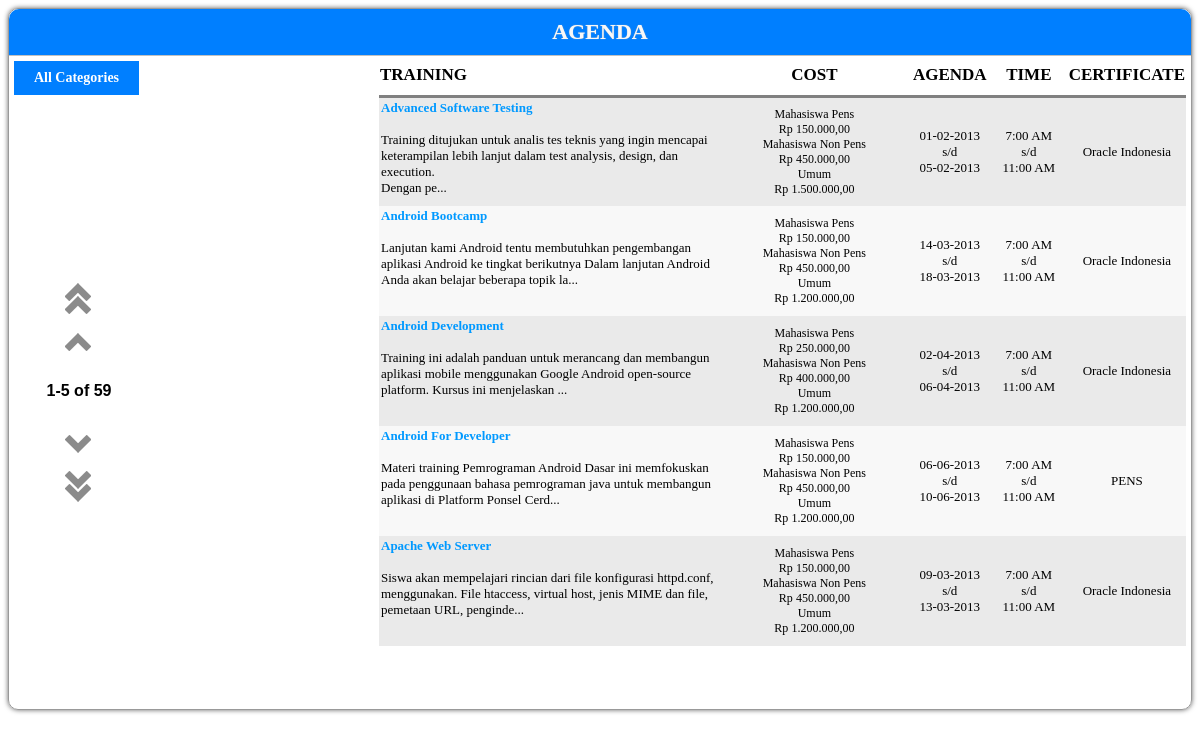
Page /pages/agenda.php on the committed database.
### tables this page shows
CREATE TABLE IF NOT EXISTS `tb_jadwal_training` (
  `id_jadwal_training` int(11) NOT NULL AUTO_INCREMENT,
  `id_details_pelatihan` int(11) NOT NULL,
  `id_judul` int(11) NOT NULL,
  `tgl1` varchar(20) NOT NULL,
  `tgl2` varchar(20) NOT NULL,
  `jam_mulai` varchar(25) NOT NULL,
  `jam_selesai` varchar(25) NOT NULL,
  `ket_sertifikat` text NOT NULL,
  PRIMARY KEY (`id_jadwal_training`)
);

CREATE TABLE IF NOT EXISTS `tb_judul` (
  `id_judul` int(11) NOT NULL AUTO_INCREMENT,
  `id_details_pelatihan` int(11) NOT NULL,
  `judul_training` varchar(50) NOT NULL,
  `durasi` varchar(50) NOT NULL,
  `jmlh_hari` varchar(100) NOT NULL,
  `peserta_min` int(200) NOT NULL,
  `ket` text NOT NULL,
  `syarat` text NOT NULL,
  PRIMARY KEY (`id_judul`)
);

CREATE TABLE IF NOT EXISTS `tb_judul_jenis_peserta` (
  `id_judul_jenis_peserta` int(11) NOT NULL AUTO_INCREMENT,
  `id_judul` int(11) NOT NULL,
  `id_jenis_peserta` int(11) NOT NULL,
  `biaya` int(11) NOT NULL,
  PRIMARY KEY (`id_judul_jenis_peserta`)
);

CREATE TABLE IF NOT EXISTS `tb_jenis_peserta` (
  `id_jenis_peserta` int(11) NOT NULL AUTO_INCREMENT,
  `jenis_peserta` varchar(30) NOT NULL,
  `ket` text NOT NULL,
  PRIMARY KEY (`id_jenis_peserta`)
);

### pages/agenda.php (the view, shortened to what this page needs)
<div id="container_training">
<p class="title_page">Agenda</p>
<p id="tit_kat_1">
<?php
if(isset($_GET['i']))
{
	$kat_pel=mysql_query("select * from tb_detail_pelatihan where id_details_pelatihan=$_GET[i]");
	$arr_kat=mysql_fetch_array($kat_pel);
	echo "$arr_kat[2]";
}
else
{echo "All Categories";}
?>
</p>
<?php
$color=1;
@$qry_cek=mysql_query("select * from tb_detail_pelatihan where id_details_pelatihan like '$_GET[i]%'");
if(mysql_num_rows($qry_cek)==0)
{echo "<script type='text/javascript'>self.location='index.php';</script>";}
elseif(@$_GET['i']=="")
{
	echo"
	<table class='table'>
	<thead>
		<tr>
				<th width='45%' height='40px' align='left'>Training</th>
				<th width='25%' align='center'>Cost</th>
				<th width='10%' align='center'>Agenda</th>
				<th width='10%' align='center'>Time</th>
				<th width='10%' align='center'>Certificate</th>
		</tr>
	</thead>
	<tbody>";
	$qry_jad=mysql_query("select tb_jadwal_training.id_jadwal_training, tb_judul.judul_training, tb_judul.ket, tb_judul.id_judul,  tb_jadwal_training.tgl1, tb_jadwal_training.tgl2, tb_jadwal_training.jam_mulai, tb_jadwal_training.jam_selesai, tb_jadwal_training.ket_sertifikat
	from tb_jadwal_training, tb_judul where tb_jadwal_training.id_judul=tb_judul.id_judul order by tb_judul.judul_training asc");
	while($arr_jad=mysql_fetch_array($qry_jad))
	{
	if($color %2==0){$bgcolor="#F8F8F8";}else{$bgcolor="#EAEAEA";}
	if (strlen($arr_jad['2']) > 150)
	{$shortText1 = substr($arr_jad['2'], 0, 150); $shortText1 .= '...';}
	else
	{$shortText1 = $arr_jad['2'];}
	echo "
	<tr style='background:$bgcolor'>
	<td style='vertical-align:sub;height:110px;'>
		<a href='index.php?page=det&a=$arr_jad[0]'>$arr_jad[1]</a><br><br>
		$shortText1
	</td>
	<td align='center' style='font-size:12px'>";
		$qry_biaya=mysql_query("select * from tb_judul_jenis_peserta where id_judul=$arr_jad[3]");
		while($arr_biaya=mysql_fetch_array($qry_biaya))
		{
		 $qry_jenpes=mysql_query("select * from tb_jenis_peserta where id_jenis_peserta=$arr_biaya[2]");
		 $arr_jenpes=mysql_fetch_array($qry_jenpes);
		 $uang = number_format($arr_biaya['3'],0,'','.');
		 echo "$arr_jenpes[1]<br>Rp $uang,00<br>";
		}
	echo "
	</td>
	<td align='center'>";
	echo substr($arr_jad['4'],8,2)."-";
	echo substr($arr_jad['4'],5,2)."-";
	echo substr($arr_jad['4'],0,4);
	echo"
	<br>s/d<br>";
	echo substr($arr_jad['5'],8,2)."-";
	echo substr($arr_jad['5'],5,2)."-";
	echo substr($arr_jad['5'],0,4);
	echo "
	<br>";
	echo "
	</td>
		<td align='center'>$arr_jad[6]<br>s/d<br>$arr_jad[7]</td>
		<td align='center'>$arr_jad[8]</td>
	</tr>";
	$color++;
	}
	echo "
	</tbody></table>
	<div id='control_pagination'>
		<div id='status'></div>
		<div id='paginate'></div>
	</div>";
}
?>
</div>

### pages/agenda.php (style rules this page uses)
#paginate { margin-top:-120px;display: inline-block; }
#control_pagination { border:0px solid gray; width:130px }
.table { width:807px; border:0px solid gray; margin:0px 5px 0px 0px; float:right;border-collapse: collapse; }
.table thead tr th { border-bottom:3px solid gray; text-transform:uppercase; font-size:17px; font-weight:bold; }
.table tbody tr td { border-bottom:0px solid gray; font-size:13px; padding:2px }
.table tbody tr td a { text-decoration:none; color:#2291FF; font-weight:bold; color:#0099FF; }
#container_training { min-height:700px; border:1px solid #999; margin-bottom:5px; border-radius:10px; box-shadow:0px 0px 5px #666666 }
.title_page { margin:0; padding:10px; text-align:center; text-transform:uppercase; color:#F8F8F8; font-size:22px; font-weight:bold;border-radius:10px 10px 0px 0px; background:#007FFF; text-shadow:0px 0px 1px #C1C1C1; border-bottom:1px solid #C1C1C1 }
#tit_kat_1 { border:0px solid gray; cursor:pointer;font-weight:bold; font-size:14px; margin:5px 0px 0px 5px; padding:9px 0px 9px 0px; text-align:center; color:#FFFFFF; width:125px; position:absolute; background:#007FFF }

### rows in the picture
tb_jadwal_training: id_judul.judul_training "Advanced Software Testing", id_judul.ket "Training ditujukan untuk analis tes teknis yang ingin mencapai keterampilan lebih lanjut dalam test analysis, design, dan execution. Dengan pe...", tgl1 "01", tgl1 "02", tgl1 "2013", tgl2 "05", tgl2 "02", tgl2 "2013", jam_mulai "7:00 AM", jam_selesai "11:00 AM", ket_sertifikat "Oracle Indonesia"
tb_judul_jenis_peserta: id_jenis_peserta.jenis_peserta "Mahasiswa Pens", biaya "150.000"
tb_judul_jenis_peserta: id_jenis_peserta.jenis_peserta "Mahasiswa Non Pens", biaya "450.000"
tb_judul_jenis_peserta: id_jenis_peserta.jenis_peserta "Umum", biaya "1.500.000"
tb_jadwal_training: id_judul.judul_training "Android Bootcamp", id_judul.ket "Lanjutan kami Android tentu membutuhkan pengembangan aplikasi Android ke tingkat berikutnya Dalam lanjutan Android Anda akan belajar beberapa topik la...", tgl1 "14", tgl1 "03", tgl1 "2013", tgl2 "18", tgl2 "03", tgl2 "2013", jam_mulai "7:00 AM", jam_selesai "11:00 AM", ket_sertifikat "Oracle Indonesia"
tb_judul_jenis_peserta: id_jenis_peserta.jenis_peserta "Mahasiswa Pens", biaya "150.000"
tb_judul_jenis_peserta: id_jenis_peserta.jenis_peserta "Mahasiswa Non Pens", biaya "450.000"
tb_judul_jenis_peserta: id_jenis_peserta.jenis_peserta "Umum", biaya "1.200.000"
tb_jadwal_training: id_judul.judul_training "Android Development", id_judul.ket "Training ini adalah panduan untuk merancang dan membangun aplikasi mobile menggunakan Google Android open-source platform. Kursus ini menjelaskan ...", tgl1 "02", tgl1 "04", tgl1 "2013", tgl2 "06", tgl2 "04", tgl2 "2013", jam_mulai "7:00 AM", jam_selesai "11:00 AM", ket_sertifikat "Oracle Indonesia"
tb_judul_jenis_peserta: id_jenis_peserta.jenis_peserta "Mahasiswa Pens", biaya "250.000"
tb_judul_jenis_peserta: id_jenis_peserta.jenis_peserta "Mahasiswa Non Pens", biaya "400.000"
tb_judul_jenis_peserta: id_jenis_peserta.jenis_peserta "Umum", biaya "1.200.000"
tb_jadwal_training: id_judul.judul_training "Android For Developer", id_judul.ket "Materi training Pemrograman Android Dasar ini memfokuskan pada penggunaan bahasa pemrograman java untuk membangun aplikasi di Platform Ponsel Cerd...", tgl1 "06", tgl1 "2013", tgl2 "10", tgl2 "06", tgl2 "2013", jam_mulai "7:00 AM", jam_selesai "11:00 AM", ket_sertifikat "PENS"
tb_judul_jenis_peserta: id_jenis_peserta.jenis_peserta "Mahasiswa Pens", biaya "150.000"
tb_judul_jenis_peserta: id_jenis_peserta.jenis_peserta "Mahasiswa Non Pens", biaya "450.000"
tb_judul_jenis_peserta: id_jenis_peserta.jenis_peserta "Umum", biaya "1.200.000"
tb_jadwal_training: id_judul.judul_training "Apache Web Server", id_judul.ket "Siswa akan mempelajari rincian dari file konfigurasi httpd.conf, menggunakan. File htaccess, virtual host, jenis MIME dan file, pemetaan URL, penginde...", tgl1 "09", tgl1 "03", tgl1 "2013", tgl2 "13", tgl2 "03", tgl2 "2013", jam_mulai "7:00 AM", jam_selesai "11:00 AM", ket_sertifikat "Oracle Indonesia"
tb_judul_jenis_peserta: id_jenis_peserta.jenis_peserta "Mahasiswa Pens", biaya "150.000"
tb_judul_jenis_peserta: id_jenis_peserta.jenis_peserta "Mahasiswa Non Pens", biaya "450.000"
tb_judul_jenis_peserta: id_jenis_peserta.jenis_peserta "Umum", biaya "1.200.000"
